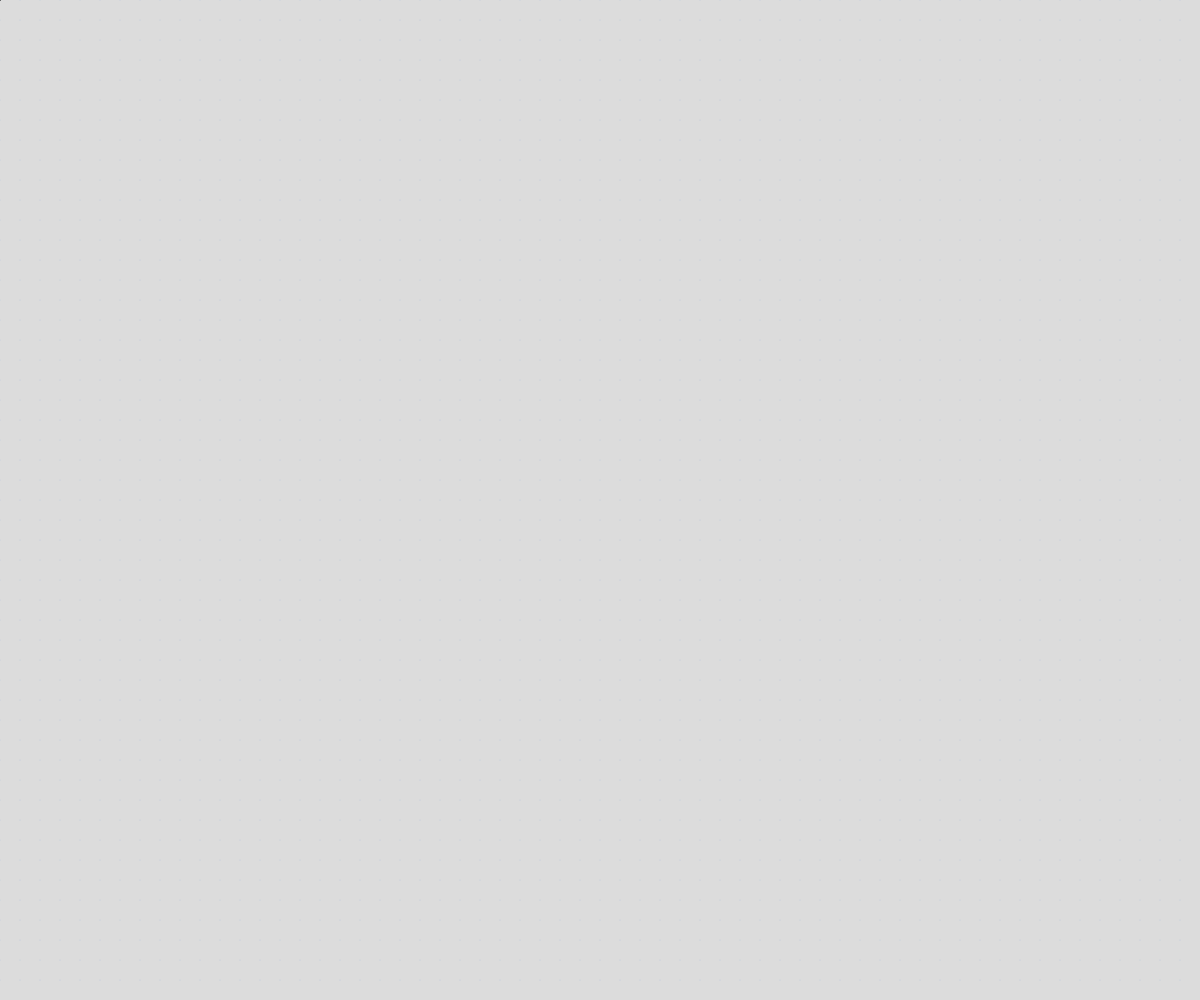
Frame 1 (no input)
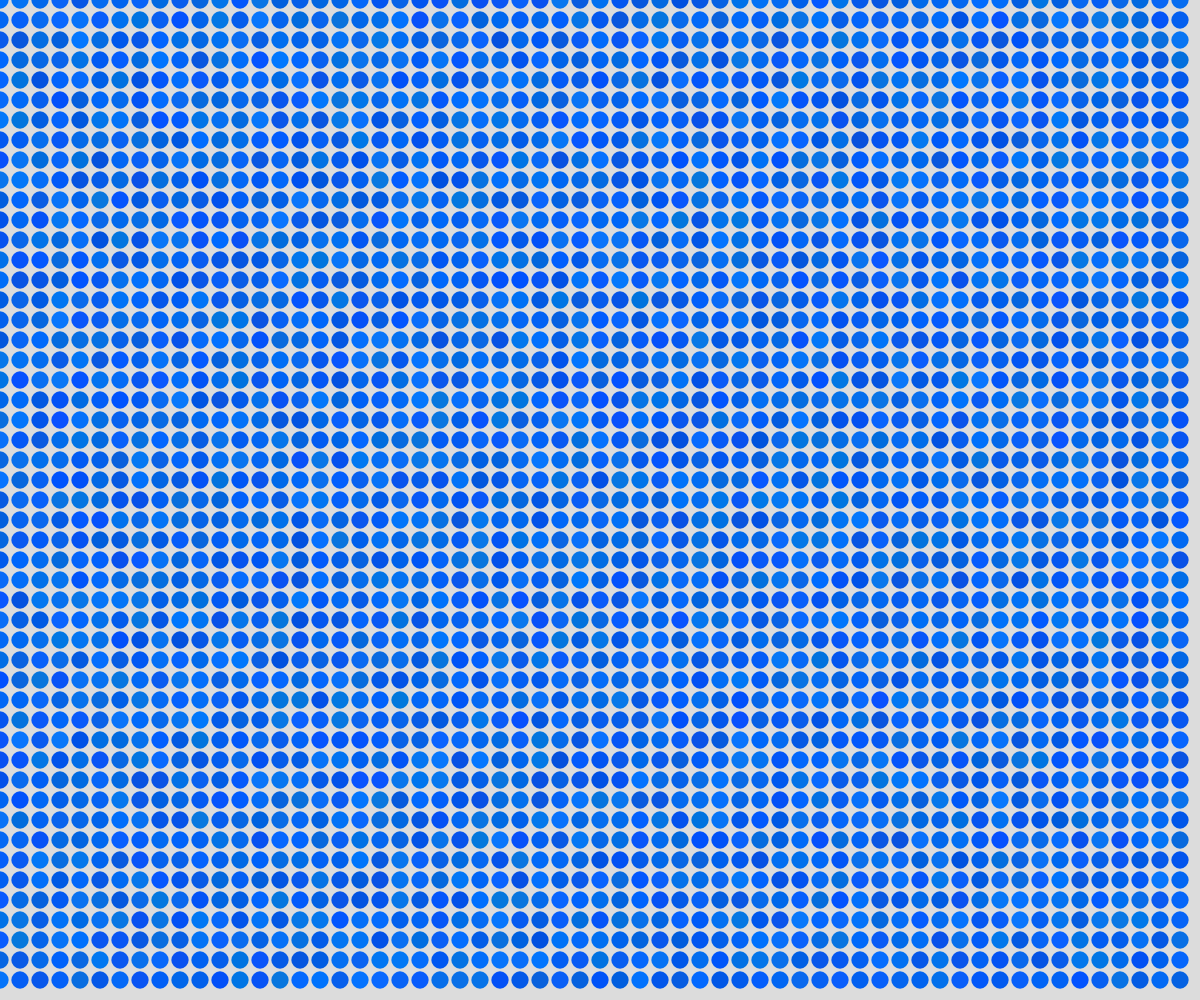
Frame 60 (no input)
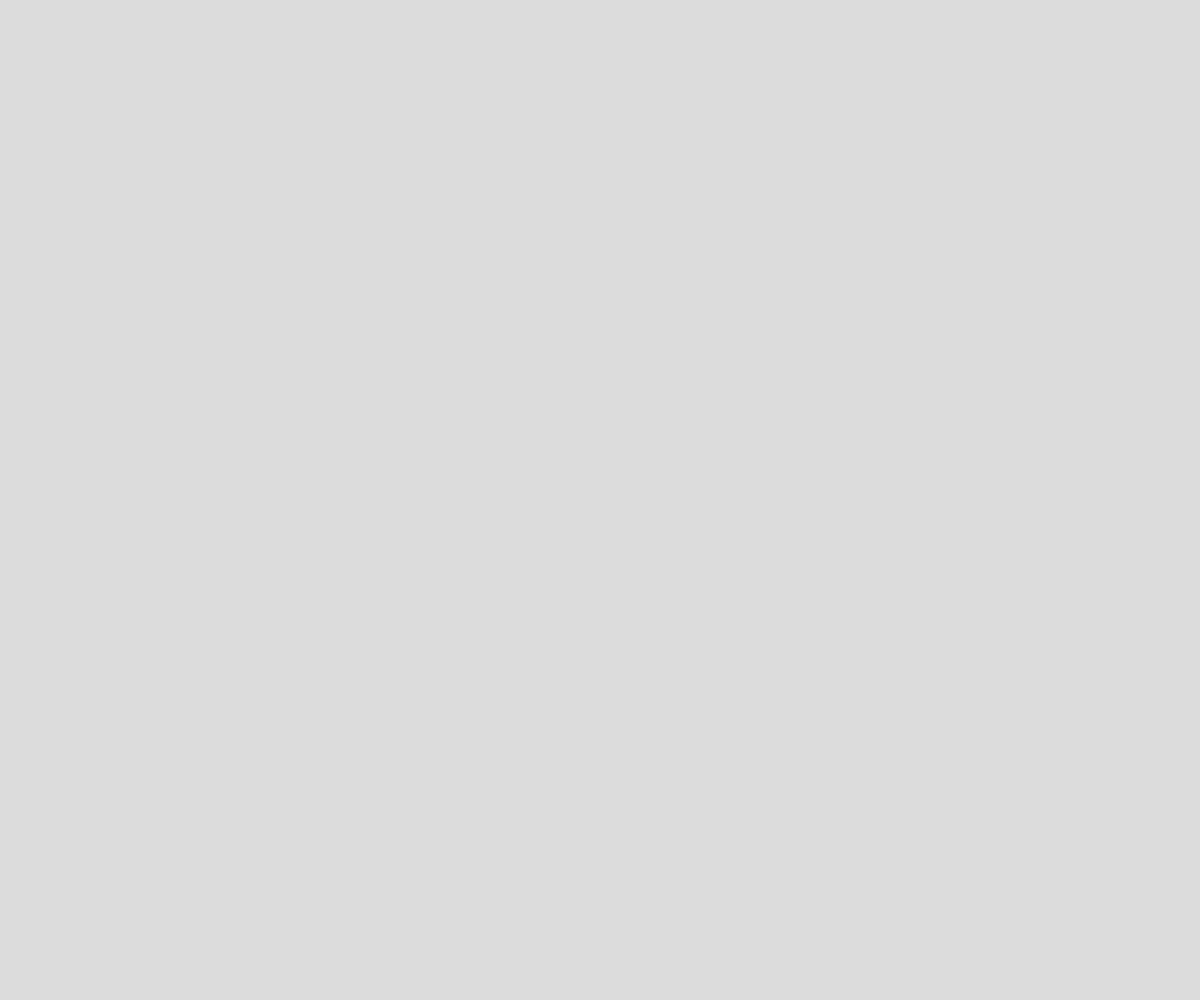
Frame 120 (the mouse pressed at the canvas centre since frame 60)

The p5.js sketch that drew these frames (run headless with seeded random() and noise() and a simulated clock; from frame 60 on, the mouse is pressed at the canvas centre):

// p5.js sketch
// ── sketch.js
let gSize = 20;

function setup() {
  createCanvas(innerWidth, innerHeight);
  background(220);
  angleMode(DEGREES);
}

function draw() {
  background(220);
  for (let i = 0; i < width; i += gSize) {
    for (let j = 0; j < height; j += gSize) {
      fill(random(0,10), random(80,120), random(220,255))
      ellipse(i, j,gSize*sin(frameCount+mouseX));
      noStroke();
    }

  }
}
